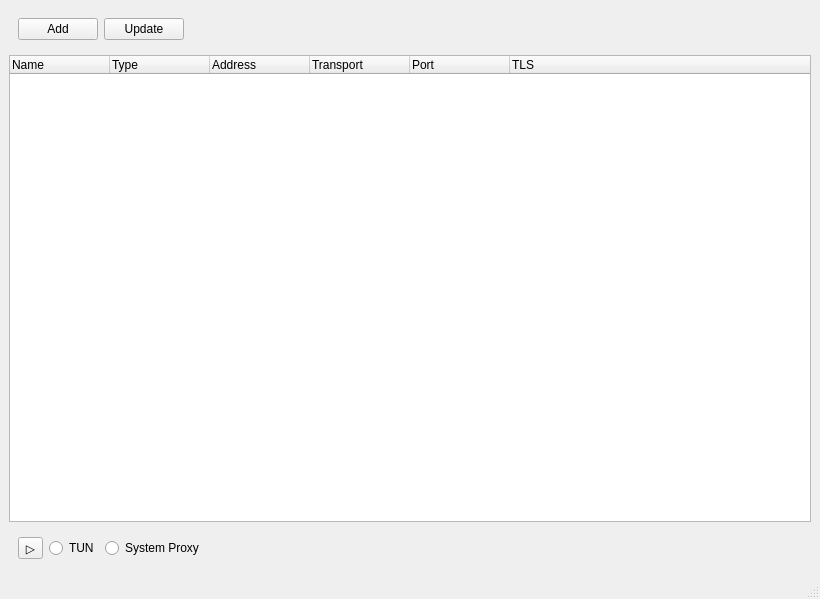
<?xml version="1.0" encoding="UTF-8"?>
<ui version="4.0">
 <class>MainWindow</class>
 <widget class="QMainWindow" name="MainWindow">
  <property name="geometry">
   <rect>
    <x>0</x>
    <y>0</y>
    <width>820</width>
    <height>599</height>
   </rect>
  </property>
  <property name="minimumSize">
   <size>
    <width>716</width>
    <height>0</height>
   </size>
  </property>
  <property name="maximumSize">
   <size>
    <width>820</width>
    <height>600</height>
   </size>
  </property>
  <property name="windowTitle">
   <string>Go-proxy</string>
  </property>
  <widget class="QWidget" name="centralwidget">
   <layout class="QVBoxLayout" name="verticalLayout">
    <item>
     <widget class="QWidget" name="widget" native="true">
      <property name="styleSheet">
       <string notr="true"/>
      </property>
      <layout class="QHBoxLayout" name="horizontalLayout">
       <item>
        <widget class="QPushButton" name="btnAddSubscription">
         <property name="styleSheet">
          <string notr="true"/>
         </property>
         <property name="text">
          <string>Add</string>
         </property>
        </widget>
       </item>
       <item>
        <widget class="QPushButton" name="btnUpdate">
         <property name="text">
          <string>Update</string>
         </property>
        </widget>
       </item>
       <item>
        <spacer name="horizontalSpacer">
         <property name="orientation">
          <enum>Qt::Horizontal</enum>
         </property>
         <property name="sizeHint" stdset="0">
          <size>
           <width>40</width>
           <height>20</height>
          </size>
         </property>
        </spacer>
       </item>
      </layout>
     </widget>
    </item>
    <item>
     <widget class="QTreeWidget" name="treeWidget">
      <column>
       <property name="text">
        <string>Name</string>
       </property>
      </column>
      <column>
       <property name="text">
        <string>Type</string>
       </property>
      </column>
      <column>
       <property name="text">
        <string>Address</string>
       </property>
      </column>
      <column>
       <property name="text">
        <string>Transport</string>
       </property>
      </column>
      <column>
       <property name="text">
        <string>Port</string>
       </property>
      </column>
      <column>
       <property name="text">
        <string>TLS</string>
       </property>
      </column>
     </widget>
    </item>
    <item>
     <widget class="QWidget" name="widget_2" native="true">
      <layout class="QHBoxLayout" name="horizontalLayout_2">
       <item>
        <widget class="QToolButton" name="btnStart">
         <property name="text">
          <string>▷</string>
         </property>
        </widget>
       </item>
       <item>
        <widget class="QRadioButton" name="rdbtnTun">
         <property name="text">
          <string>TUN</string>
         </property>
         <property name="autoExclusive">
          <bool>false</bool>
         </property>
        </widget>
       </item>
       <item>
        <widget class="QRadioButton" name="rdbtnSysProxy">
         <property name="text">
          <string>System Proxy</string>
         </property>
         <property name="autoExclusive">
          <bool>false</bool>
         </property>
        </widget>
       </item>
       <item>
        <spacer name="horizontalSpacer_2">
         <property name="orientation">
          <enum>Qt::Horizontal</enum>
         </property>
         <property name="sizeHint" stdset="0">
          <size>
           <width>40</width>
           <height>20</height>
          </size>
         </property>
        </spacer>
       </item>
      </layout>
     </widget>
    </item>
   </layout>
  </widget>
  <widget class="QStatusBar" name="statusbar"/>
 </widget>
 <resources/>
 <connections/>
</ui>
